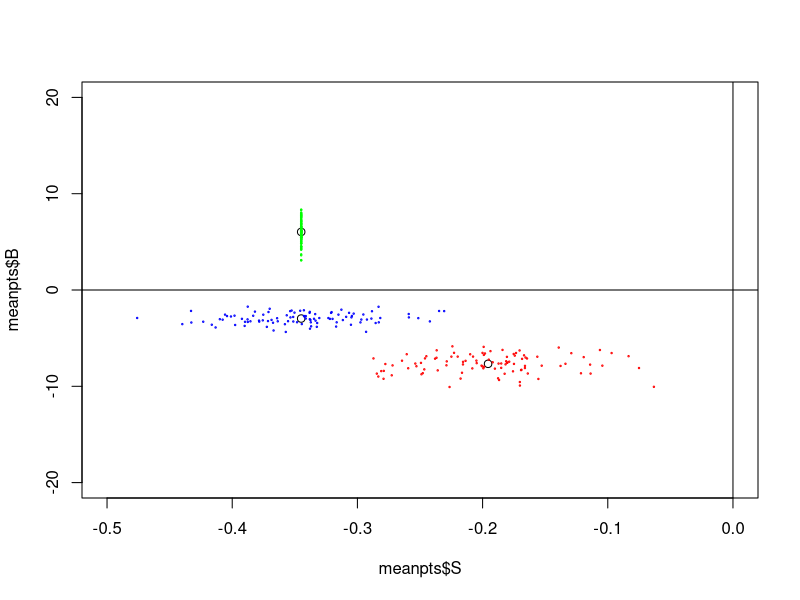
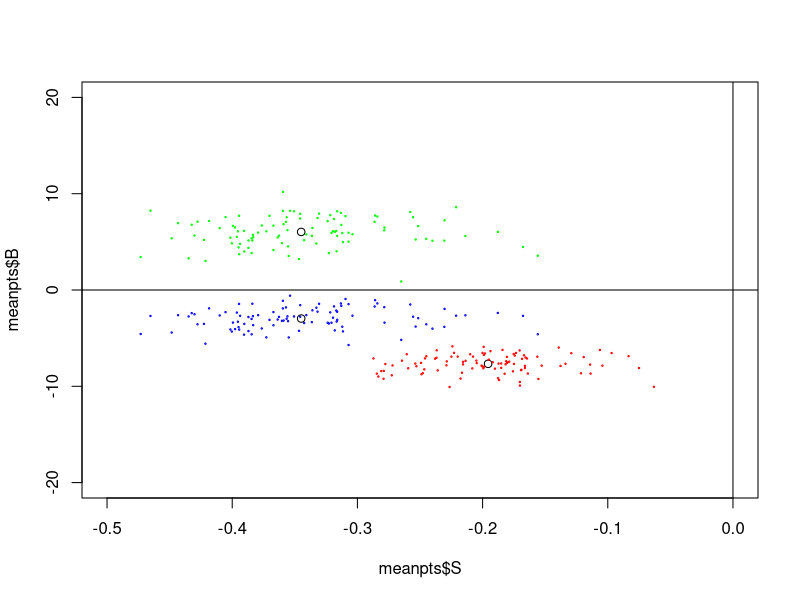
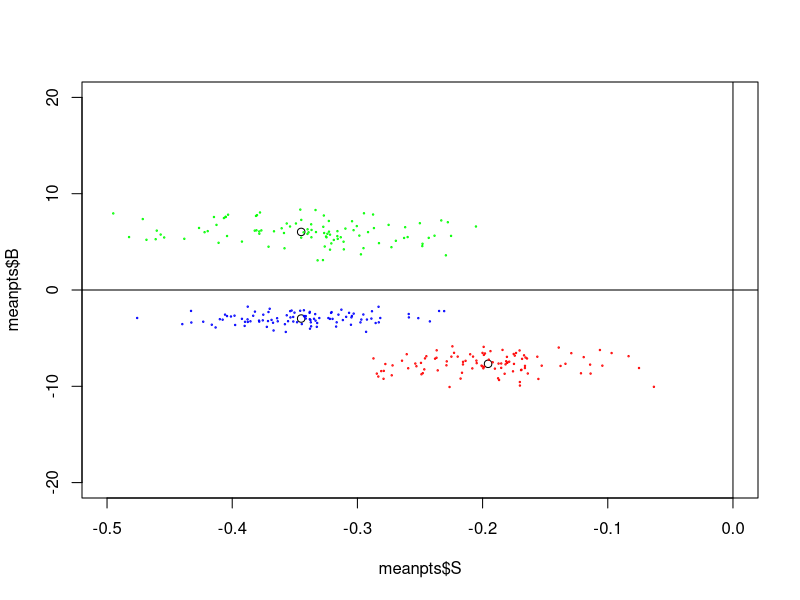

Write the R code that produced these figures, in order.

#number of observations
niter<-100

#make fake data
SL<-data.frame(S=-abs(rnorm(niter, mean = 0.2, sd=0.05)),
               B=-abs(rnorm(niter, mean = -7.5, sd=1)))

SG<-data.frame(S=-abs(rnorm(niter, mean = -0.15, sd=0.05)),
               B=abs(rnorm(niter, mean = 4.7, sd=0.5)))

CS<-data.frame(S=0,B=rnorm(niter, mean=9.2, sd=1))

#get means for each
SL_mean<-colMeans(SL)
SG_mean<-colMeans(SG)
CS_mean<-colMeans(CS)

#re-write values as contrasts
SL_contr<-data.frame(S=SL$S-SL_mean["S"],
                     B=SL$B-SL_mean["B"])
SG_contr<-data.frame(S=SG$S-SG_mean["S"],
                     B=SG$B-SG_mean["B"])
CS_contr<-data.frame(S=CS$S-CS_mean["S"],
                     B=CS$B-CS_mean["B"])


#method 1
#plot
meanpts<-data.frame(rbind(SL_mean,
                          SL_mean+SG_mean,
                          SL_mean+SG_mean+CS_mean))


plot(x=meanpts$S, y=meanpts$B, xlim=c(-0.5, 0), ylim=c(-20,20))
abline(h=0, v=0)

#plotting_points
SL_plotting<-data.frame(S=SL_contr$S+meanpts$S[1],
                        B=SL_contr$B+meanpts$B[1])

SG_plotting<-data.frame(S=SG_contr$S+meanpts$S[2],
                        B=SG_contr$B+meanpts$B[2])

CS_plotting<-data.frame(S=CS_contr$S+meanpts$S[3],
                        B=CS_contr$B+meanpts$B[3])


points(SL_plotting$S, SL_plotting$B, cex=0.2, col="red")
points(SG_plotting$S, SG_plotting$B, cex=0.2, col="blue")
points(CS_plotting$S, CS_plotting$B, cex=0.2, col="green")

#This plot shows uncertainty in the parameter estimates themselves






#method 2
plot(x=meanpts$S, y=meanpts$B, xlim=c(-0.5, 0), ylim=c(-20,20))
abline(h=0, v=0)

#plotting_points
SL_plotting<-data.frame(S=SL$S,
                        B=SL$B)

SG_plotting<-data.frame(S=SL$S+SG$S,
                        B=SL$B+SG$B)

CS_plotting<-data.frame(S=SL$S+SG$S+CS$S,
                        B=SL$B+SG$B+CS$B)


points(SL_plotting$S, SL_plotting$B, cex=0.2, col="red")
points(SG_plotting$S, SG_plotting$B, cex=0.2, col="blue")
points(CS_plotting$S, CS_plotting$B, cex=0.2, col="green")

#This plot shows uncertainty in *where we end up because of outputs of the partition*





#method 3
#plot
plot(x=meanpts$S, y=meanpts$B, xlim=c(-0.5, 0), ylim=c(-20,20))
abline(h=0, v=0)

#plotting_points
SL_plotting<-data.frame(S=SL$S,
                        B=SL$B)

SG_plotting<-data.frame(S=SL$S+SG$S-SL_contr$S,
                        B=SL$B+SG$B-SL_contr$B)

resid_var_S<-0.005
adj_contr_S<-rnorm(niter, mean = 0, sd=sqrt(resid_var_S))
CS_plotting<-data.frame(S=SL$S+SG$S-SL_contr$S-SG_contr$S+adj_contr_S,
                        B=SL$B+SG$B+CS$B-SL_contr$B-SG_contr$B)


points(SL_plotting$S, SL_plotting$B, cex=0.2, col="red")
points(SG_plotting$S, SG_plotting$B, cex=0.2, col="blue")
points(CS_plotting$S, CS_plotting$B, cex=0.2, col="green")

#This plot allows us to add variance wherever we'd like to



